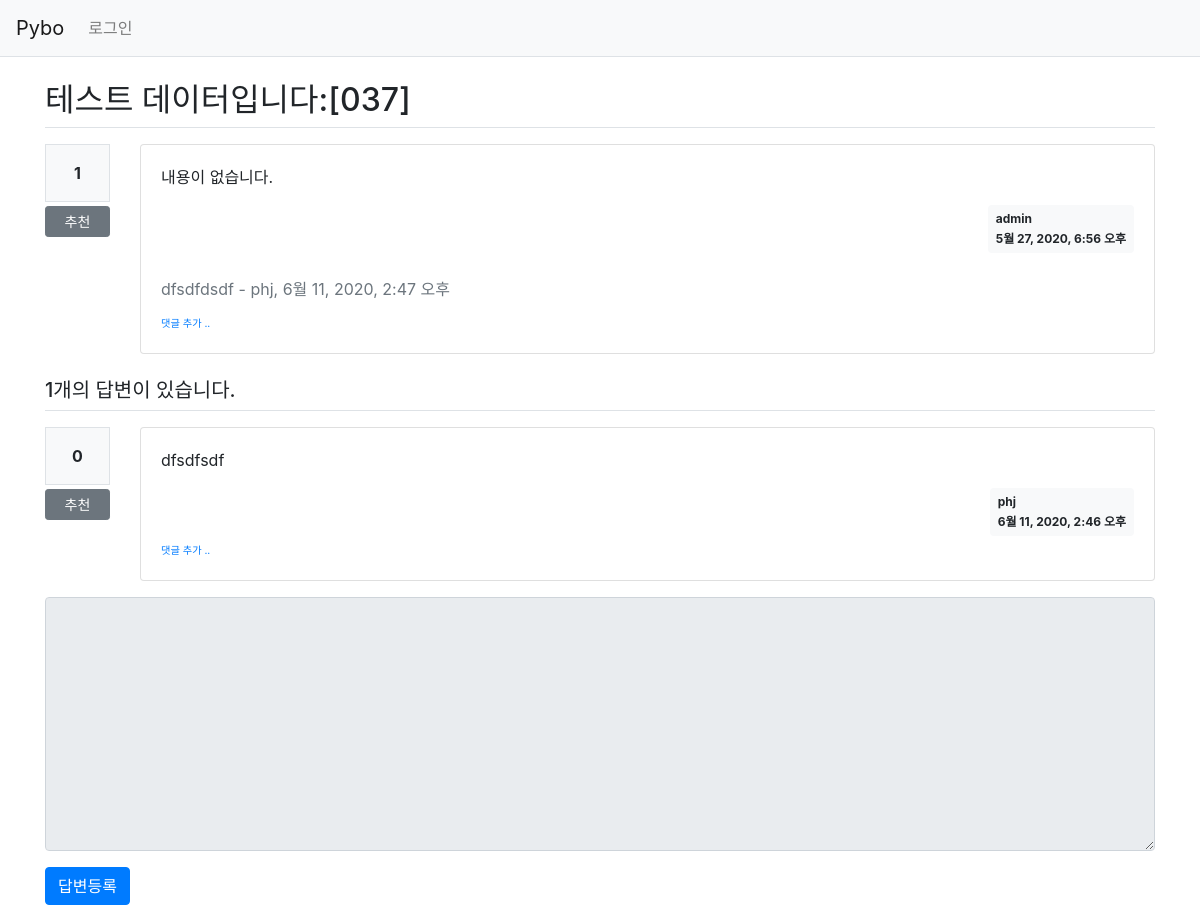
The page /pybo/91/ on the database its author committed.
### pybo/models.py (models this page shows, shortened)
class Question(models.Model):
    author = models.ForeignKey(User, on_delete=models.CASCADE, related_name='author_question')
    subject = models.CharField(max_length=200)
    content = models.TextField()
    create_date = models.DateTimeField()
    modify_date = models.DateTimeField(null=True, blank=True)
    voter = models.ManyToManyField(User, related_name='voter_question') #voter 추가

class Comment(models.Model):
    author = models.ForeignKey(User, on_delete=models.CASCADE)
    content = models.TextField()
    create_date = models.DateTimeField()
    modify_date = models.DateTimeField(null=True, blank=True)
    question = models.ForeignKey(Question, null=True, blank=True, on_delete=models.CASCADE)
    answer = models.ForeignKey(Answer, null=True, blank=True, on_delete=models.CASCADE)

class Answer(models.Model):
    author = models.ForeignKey(User, on_delete=models.CASCADE, related_name='author_answer')
    question = models.ForeignKey(Question, on_delete=models.CASCADE)
    content = models.TextField()
    create_date = models.DateTimeField()
    modify_date = models.DateTimeField(null=True, blank=True)
    voter = models.ManyToManyField(User, related_name='voter_answer')

### pybo/views/base_views.py (the view)
# urls.py: path('<int:question_id>/', base_views.detail, name='detail'),
def detail(request, question_id):
    question = get_object_or_404(Question, pk=question_id)
    context = {'question': question}
    return render(request, 'pybo/question_detail.html', context)

### pybo/templatetags/pybo_filter.py (called while the page is built)
@register.filter()
def mark(value):
    extensions = ["nl2br", "fenced_code"]
    return mark_safe(markdown.markdown(value, extensions=extensions))

### templates/pybo/question_detail.html (shortened to what this page needs)
{% extends 'base.html' %}
{% load pybo_filter %}
{% block content %}
<div class="container my-3">
    <h2 class="border-bottom py-2">{{ question.subject }}</h2>
    <div class="row my-3">
        <div class="col-1">
            <div class="bg-light text-center p-3 border font-weight-bolder mb-1">{{question.voter.count}}</div>
            <a href="#" data-uri="{% url 'pybo:vote_question' question.id %}"
               class="recommend btn btn-sm btn-secondary btn-block my-1">추천</a>
        </div>
        <div class="col-11">
            <div class="card">
                <div class="card-body">
                    <div class="card-text">{{ question.content|mark }}</div>
                    <div class="d-flex justify-content-end">
                        <div class="badge badge-light p-2 text-left">
                            <div class="mb-2">{{ question.author.username }}</div>
                            <div>{{ question.create_date }}</div>
                        </div>
                    </div>
                    {% if question.comment_set.count > 0 %}
                    <div class="mt-3">
                    {% for comment in question.comment_set.all %}
                        <div class="comment py-2 text-muted">
                            <span style="white-space: pre-line;">{{ comment.content }}</span>
                            <span>
                                - {{ comment.author }}, {{ comment.create_date }}
                            </span>
                        </div>
                    {% endfor %}
                    </div>
                    {% endif %}
                    <div>
                        <a href="{% url 'pybo:comment_create_question' question.id  %}"
                           class="small"><small>댓글 추가 ..</small></a>
                    </div>
                </div>
            </div>
        </div>
    </div>
    <h5 class="border-bottom my-3 py-2">{{question.answer_set.count}}개의 답변이 있습니다.</h5>
    {% for answer in question.answer_set.all %}
    <div class="row my-3">
        <div class="col-1">
            <div class="bg-light text-center p-3 border font-weight-bolder mb-1">{{answer.voter.count}}</div>
            <a href="#" data-uri="{% url 'pybo:vote_answer' answer.id %}"
                class="recommend btn btn-sm btn-secondary btn-block my-1">추천</a>
        </div>
        <div class="col-11">
            <div class="card">
                <div class="card-body">
                    <div class="card-text">{{ answer.content|mark }}</div>
                    <div class="d-flex justify-content-end">
                        <div class="badge badge-light p-2 text-left">
                            <div class="mb-2">{{ answer.author.username }}</div>
                            <div>{{ answer.create_date }}</div>
                        </div>
                    </div>
                    <div>
                        <a href="{% url 'pybo:comment_create_answer' answer.id  %}"
                           class="small"><small>댓글 추가 ..</small></a>
                    </div>
                </div>
            </div>
        </div>
    </div>
    {% endfor %}
    <form action="{% url 'pybo:answer_create' question.id %}" method="post" class="my-3">
        <div class="form-group">
            <textarea {% if not user.is_authenticated %}disabled{% endif %}
              name="content" id="content" class="form-control" rows="10"></textarea>
        </div>
        <input type="submit" value="답변등록" class="btn btn-primary">
    </form>
</div>
{% endblock %}

### rows shown on the page
Question: subject "테스트 데이터입니다:[037]", voter.count "1", content|mark "내용이 없습니다.", author.username "admin", create_date "5월 27, 2020, 6:56 오후", answer_set.count "1"
Comment: content "dfsdfdsdf", author "phj", create_date "6월 11, 2020, 2:47 오후"
Answer: voter.count "0", content|mark "dfsdfsdf", author.username "phj", create_date "6월 11, 2020, 2:46 오후"
